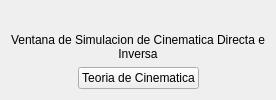
            <widget class="QWidget" name="tab">
             <property name="maximumSize">
              <size>
               <width>524</width>
               <height>573</height>
              </size>
             </property>
             <attribute name="title">
              <string notr="true">INICIO</string>
             </attribute>
             <layout class="QGridLayout" name="gridLayout">
              <item row="0" column="0">
               <layout class="QGridLayout" name="gridLayout_9">
                <item row="0" column="1">
                 <widget class="QLabel" name="label_3">
                  <property name="text">
                   <string/>
                  </property>
                 </widget>
                </item>
                <item row="1" column="1">
                 <widget class="QLabel" name="label_48">
                  <property name="text">
                   <string>Ventana de Simulacion de Cinematica Directa e Inversa</string>
                  </property>
                  <property name="alignment">
                   <set>Qt::AlignCenter</set>
                  </property>
                  <property name="wordWrap">
                   <bool>true</bool>
                  </property>
                 </widget>
                </item>
                <item row="2" column="1">
                 <layout class="QHBoxLayout" name="horizontalLayout_2">
                  <item>
                   <spacer name="horizontalSpacer_5">
                    <property name="orientation">
                     <enum>Qt::Horizontal</enum>
                    </property>
                    <property name="sizeHint" stdset="0">
                     <size>
                      <width>40</width>
                      <height>20</height>
                     </size>
                    </property>
                   </spacer>
                  </item>
                  <item>
                   <widget class="QPushButton" name="pushButton">
                    <property name="text">
                     <string>Teoria de Cinematica</string>
                    </property>
                   </widget>
                  </item>
                  <item>
                   <spacer name="horizontalSpacer_6">
                    <property name="orientation">
                     <enum>Qt::Horizontal</enum>
                    </property>
                    <property name="sizeHint" stdset="0">
                     <size>
                      <width>40</width>
                      <height>20</height>
                     </size>
                    </property>
                   </spacer>
                  </item>
                 </layout>
                </item>
               </layout>
              </item>
             </layout>
            </widget>
